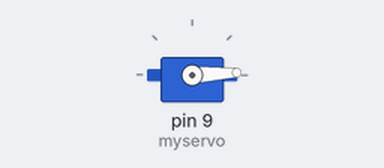
Bench run of a sketch on a simulated Arduino Uno, built with avr-gcc and run on an emulated ATmega328P. Parts: servo.

Above: at 0.05 s.
Timing chart, 0 to 3.0 s (numbered marks = the images above):
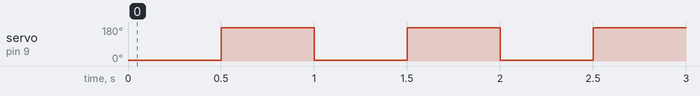

Measured:
- by itself, servo on pin 9 (myservo): alternates 177° for 0.50 s and 3° for 0.50 s

The sketch:

basic_servo_control.ino
```cpp
#include <Servo.h>

Servo myservo;  // create servo object to control a servo

int val;    // variable to read the value from the analog pin
int i = 0;
void setup() {
  myservo.attach(9);  // attaches the servo on pin 9 to the servo object
}

void loop() {

  myservo.write(3);                  // sets the servo position according to the scaled value
  delay(500);                           // waits for the servo to get there
  myservo.write(177);                  // sets the servo position according to the scaled value
 delay(500);                           // waits for the servo to get there

}
```
